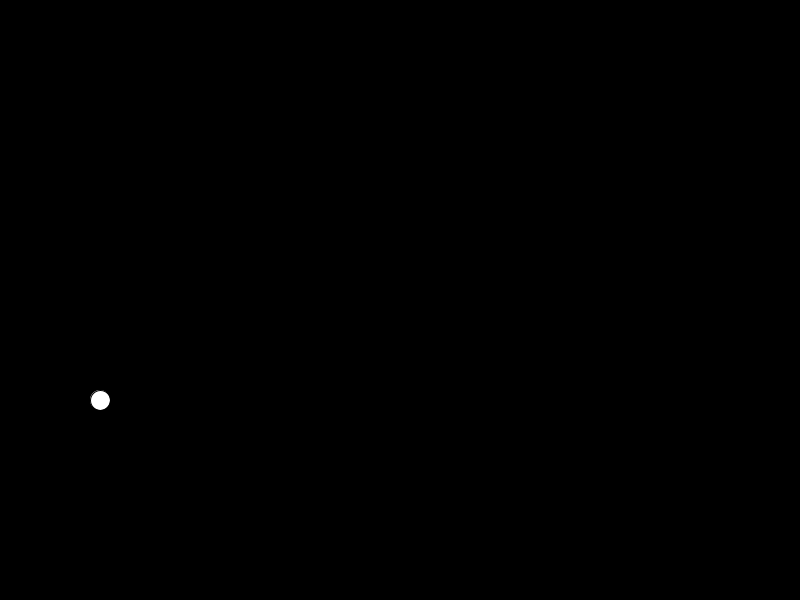
Frame 1 (no input)
Frame 60 (the mouse pressed at the canvas centre just before this capture): identical to frame 1, image omitted
Frame 120 (the mouse held since frame 60 and released just before this capture): blank canvas, image omitted

The Processing sketch that drew this single still picture (run headless with seeded random() and noise(); from frame 60 on, the mouse is pressed at the canvas centre):

// Processing sketch: AccelerationTest
// ── AccelerationTest.pde

float pos = 100; 
float currentSpeed = 0; 
float targetSpeed = 0; 
float acceleration = 0; 

void setup() { 
  size(800,600); 
  smooth(); 
  frameRate(100); 
}


void draw() { 
  background(0);
  if(mousePressed) { 
    if(mouseX>400) 
      targetSpeed = 5; 
    else 
      targetSpeed = -5; 
    
    
  } else { 
    targetSpeed = 0; 
  }
  
  acceleration = (targetSpeed - currentSpeed) *0.05;  
  currentSpeed +=acceleration; 
  
  
  pos+=currentSpeed; 
  
  ellipse(pos, 400,20,20); 
  
  
}
